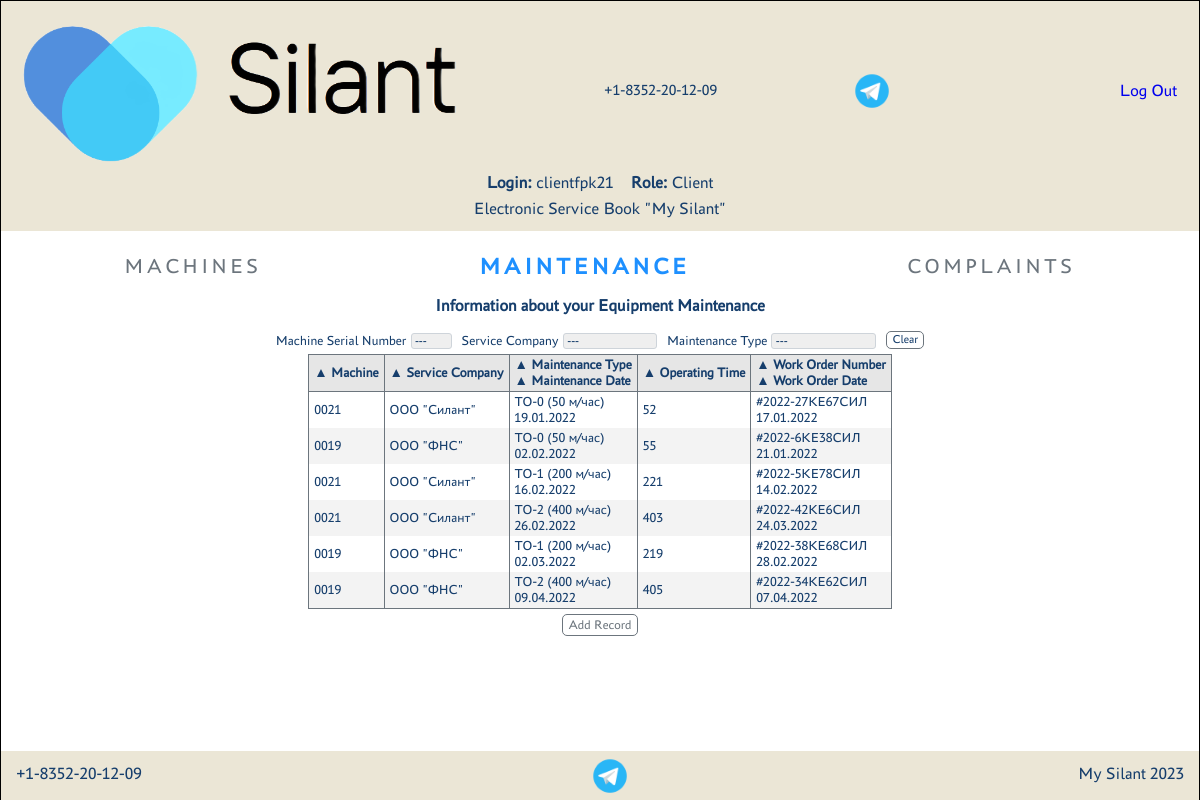
Screenshot of /maintenance (signed in) with the database file from the repository.
### services/models.py (models this page shows, shortened)
class Maintenance(models.Model):
    car = models.ForeignKey(Car, on_delete=models.CASCADE, verbose_name='Car')
    service_company = models.ForeignKey(Service_company, on_delete=models.CASCADE, verbose_name='Service organization')
    type_maintenance = models.ForeignKey(Type_maintenance, on_delete=models.CASCADE, verbose_name='Type TO')
    maintenance_date = models.DateField(verbose_name='Maintenance date')
    operating_time = models.IntegerField(verbose_name='Earning moto/hours')
    order = models.TextField(max_length=50, verbose_name='Work order number')
    order_date = models.DateField(verbose_name='Work order date')
    class Meta:
        verbose_name = 'ТО'
        verbose_name_plural = 'ТО'
        ordering = ['maintenance_date']

class Car(models.Model):
    factory_number = models.TextField(max_length=17, unique=True, db_index=True, verbose_name='Factory number')
    technique_model = models.ForeignKey(Technique_model, on_delete=models.CASCADE, db_index=True, verbose_name='Vehicle model')
    engine_model = models.ForeignKey(Engine_model, on_delete=models.CASCADE, db_index=True, verbose_name='Engine model')
    engine_number = models.TextField(max_length=17, verbose_name='Engine number')
    transmission_model = models.ForeignKey(Transmission_model, on_delete=models.CASCADE, db_index=True, verbose_name='Transmission model')
    transmission_number = models.TextField(max_length=50, verbose_name='Transmission number')
    drive_axle_model = models.ForeignKey(Drive_axle_model, on_delete=models.CASCADE, db_index=True, verbose_name='Drive axle model')
    drive_axle_number = models.TextField(max_length=50, verbose_name='Drive axle number')
    steerable_axle_model = models.ForeignKey(Steerable_axle_model, on_delete=models.CASCADE, db_index=True, verbose_name='Steering axle model')
    steerable_axle_number = models.TextField(max_length=50, verbose_name='Steering axle number')
    supply_contract = models.TextField(max_length=50, blank=True, verbose_name='Delivery agreement No., date.')
    date_of_shipment_from_the_factory = models.DateField(db_index=True, verbose_name='Дата отгрузки с завода')
    consignee = models.TextField(max_length=50, blank=True, verbose_name='Consignee')
    delivery_address = models.TextField(max_length=300, blank=True, verbose_name='Delivery (operation) address')
    equipment = models.TextField(blank=True, verbose_name='Equipment (additional options)')
    client = models.ForeignKey(CustomUser, on_delete=models.CASCADE, null=True, blank=True, verbose_name='Client')
    service_company = models.ForeignKey(Service_company, null=True, on_delete=models.CASCADE, blank=True, verbose_name='Service organization')
    def __str__(self):
        return f'{self.factory_number}'
    class Meta:
        verbose_name = 'Car'
        verbose_name_plural = 'Cars'
        ordering = ['date_of_shipment_from_the_factory']

class Service_company(models.Model):
    user = models.OneToOneField(CustomUser, on_delete=models.CASCADE, verbose_name='Username')
    name = models.TextField(unique=True, verbose_name='Title')
    description = models.TextField(blank=True, verbose_name='Description')
    def __str__(self):
        return f'{self.name}'
    class Meta:
        verbose_name = 'Service company'
        verbose_name_plural = 'Service companies'

class Type_maintenance(models.Model):
    name = models.TextField(verbose_name='Title')
    description = models.TextField(blank=True, verbose_name='Description')
    def __str__(self):
        return f'{self.name}'
    class Meta:
        verbose_name = 'Type TO'
        verbose_name_plural = 'Types TO'

### services/views.py (the view, shortened to what this page needs)
# urls.py: path('maintenance', MaintenanceList.as_view(), name='maintenance'),
class MaintenanceList(PermissionRequiredMixin, ListView):
    permission_required = 'services.view_maintenance'
    model = Maintenance
    template_name = 'maintenance.html'
    context_object_name = 'maintenances'
    def get_context_data(self, *args, **kwargs):
        context = super().get_context_data(*args, **kwargs)
        if self.request.GET.get('clear'):
            self.request.session.pop('order_by2', None)
            self.request.session.pop('tm', None) #type of maintenance
            self.request.session.pop('cr', None) #serial number of the car
            self.request.session.pop('sc', None) #service company for the “TO” table
        if self.request.GET.get('order_by'): self.request.session['order_by2'] = self.request.GET.get('order_by')
        if not 'order_by2' in self.request.session: self.request.session['order_by2'] = 'maintenance_date'
        order_by = self.request.session['order_by2']
        if order_by in ['type_maintenance', 'car', 'service_company']: order_by = order_by+"__name"
        if self.request.GET.get('tm'): self.request.session['tm'] = self.request.GET.get('tm')
        context['tm'] = self.request.session['tm'] if "tm" in self.request.session else '---'
        if self.request.GET.get('cr'): self.request.session['cr'] = self.request.GET.get('cr')
        context['cr'] = self.request.session['cr'] if "cr" in self.request.session else '---'
        if self.request.GET.get('sc'): self.request.session['sc'] = self.request.GET.get('sc')
        context['sc'] = self.request.session['sc'] if "sc" in self.request.session else '---'
        qs = qs_filter = Maintenance.objects.all()
        if "tm" in self.request.session:
            filter = Type_maintenance.objects.get(name=self.request.session['tm']).id
            qs = qs.filter(type_maintenance=filter)
        if "cr" in self.request.session:
            filter = Car.objects.get(factory_number=self.request.session['cr'])
            qs = qs.filter(car=filter)
        if "sc" in self.request.session:
            filter = Service_company.objects.get(name=self.request.session['sc']).id
            qs = qs.filter(service_company=filter)
        if self.request.user.groups.filter(name='admin').exists() or self.request.user.groups.filter(name='manager').exists():
            context['type_maintenance'] = set(qs_filter.values_list('type_maintenance__name', flat=True))
            context['car'] = set(qs_filter.values_list('car__factory_number', flat=True))
            context['service_company'] = set(qs_filter.values_list('service_company__name', flat=True))
            context['maintenances'] = qs.order_by(order_by)
        elif self.request.user.groups.filter(name='client').exists():
            context['type_maintenance'] = set(qs_filter.filter(car__client=self.request.user).values_list('type_maintenance__name', flat=True))
            context['car'] = set(qs_filter.filter(car__client=self.request.user).values_list('car__factory_number', flat=True))
            context['service_company'] = set(qs_filter.filter(car__client=self.request.user).values_list('service_company__name', flat=True))
            context['maintenances'] = qs.filter(car__client=self.request.user).order_by(order_by)
        else:
            context['maintenances'] = []
        return context

### services/templatetags/auth_extras.py (called while the page is built)
@register.filter(name='has_group')
def has_group(user, group_name):
    group = Group.objects.get(name=group_name)
    return True if group in user.groups.all() else False

### services/templates/maintenance.html (shortened to what this page needs)
{% extends 'default.html' %}
{% load auth_extras %}
{% load static %}
{% block content %}
    <div class="div_full_horizontal_content_space_around">
        <a class="button_menu" href="{% url 'info' %}" role="button">Machines</a>
        <a class="button_menu active" href="{% url 'maintenance' %}" role="button">Maintenance</a>
        <a class="button_menu" href="{% url 'complaints' %}" role="button">Complaints</a>
    </div>
    {% if maintenances %}
        <h4 class="center">Information about your Equipment Maintenance</h4>
    {% endif %}
    <div class="left-right-wrap">
        <div class="div_item_filter">
            <span class="select_name">Machine Serial Number</span>
            <select class="select_filter" onchange="window.location.assign('?cr=' + this.value);">
                <option value="{{ cr }}">&nbsp;{{ cr }}&nbsp;</option>
            </select>
        </div>
        <div class="div_item_filter">
            <span class="select_name">Service Company</span>
            <select class="select_filter" onchange="window.location.assign('?sc=' + this.value);">
                <option value="{{ sc }}">&nbsp;{{ sc }}&nbsp;</option>
            </select>
        </div>
        <div class="div_item_filter">
            <span class="select_name">Maintenance Type</span>
            <select class="select_filter" onchange="window.location.assign('?tm=' + this.value);">
                <option value="{{ tm }}">&nbsp;{{ tm }}&nbsp;</option>
            </select>
        </div>
        <div class="div_item_filter">
            <a title="Clear Filters" class="button_reset" href="?clear=clear" role="button">Clear</a>
        </div>
    </div>
    {% if maintenances %}
        <table class="small_font">
        <tr>
            <th><a title="Sort" href="?order_by=car">&#9650; </a>Machine</th>
            <th><a title="Sort" href="?order_by=service_company">&#9650; </a>Service Company</th>
            <th><a title="Sort" href="?order_by=type_maintenance">&#9650; </a>Maintenance Type<br>
                <a title="Sort" href="?order_by=maintenance_date" >&#9650; </a>Maintenance Date</th>
            <th><a title="Sort" href="?order_by=operating_time">&#9650; </a>Operating Time</th>
            <th><a title="Sort" href="?order_by=order">&#9650; </a>Work Order Number<br>
                <a title="Sort" href="?order_by=order_date">&#9650; </a>Work Order Date</th>
        </tr>
        {% for maintenance in maintenances %}
            <tr onclick="window.location.href='/maintenance/{{ maintenance.id }}'; return false" class="table_tr">
                <td class="td_slim">{{ maintenance.car }}</td>
                <td class="td_slim">{{ maintenance.service_company }}</td>
                <td class="td_slim">{{ maintenance.type_maintenance }}<br>
                    {{ maintenance.maintenance_date|date:"d.m.Y" }}</td>
                <td class="td_slim">{{ maintenance.operating_time }}</td>
                <td class="td_slim">{{ maintenance.order }}<br>
                    {{ maintenance.order_date|date:"d.m.Y" }}</td>
            </tr>
        {% endfor %}
        </table>
        <div class="center">
            {% if maintenances %}
                <a class="button slim" href="{% url 'create_maintenance' %}" role="button">Add Record</a>
            {% endif %}
        </div>
    {% endif %}
{% endblock content %}

### services/templates/fragments/username_group.html
{% load auth_extras %}
{% if user.is_authenticated %}
    <div class="center">
        <div><b>Login:</b> {{ user.username }}&emsp;</div>
        <div>
            <b>Role:</b>
            {% if request.user|has_group:"client" %}
                Client
            {% elif request.user|has_group:"service" %}
                Service Company
            {% elif request.user|has_group:"manager" %}
                Manager
            {% elif request.user|has_group:"admin" %}
                Administrator
            {% endif %}
        </div>
    </div>
{% else %}
        <div class="center"><p>You are not authenticated</p></div>
{% endif %}

### static/css/style.css (style rules this page uses)
:root { --silant_black: #163E6C; --silant_red: #D20A11; --silant_beige: #EBE6D6; --silant_grey: #6c757d; --silant_light_grey: #e6e6e6; --silant_cell_grey: #f3f3f3; }
* { margin: 0; padding: 0; }
html { font-family: "PT-Astra-Sans_Regular"; line-height: 1.5; -webkit-text-size-adjust: 100%; -ms-text-size-adjust: 100%; -moz-text-size-adjust: 100%; -ms-overflow-style: scrollbar; -webkit-tap-highlight-color: rgba(0, 0, 0, 0); }
body { height: 100%; font-weight: 400; line-height: 1.5; color: var(--silant_black); }
h1, h2, h3, h4, h5, h6 { margin-top: 0; margin-bottom: 0.5rem; }
a { text-decoration: none !important; }
select { color: var(--silant_black); border: 1px solid #ced4da; border-radius: 0.25rem; }
.select_name { font-size: 0.8em; }
.select_filter { -webkit-appearance: none; appearance: none; padding: 0 5px 0 0; font-size: 0.7em; border-radius: 3px; }
.div_item_filter { width: fit-content; margin: auto 5px; }
.button_reset { border: 1px solid var(--silant_grey); text-decoration: none; border-radius: 5px; color: var(--silant_black); background: transparent; font-size: 0.7em; cursor: pointer; padding: 0 5px 2px 5px; }
table { border-bottom: 1px solid var(--silant_grey); border-top: 1px solid var(--silant_grey); border-collapse: collapse; text-align: left; border-spacing: 0; display: block; overflow-x: auto; max-width: fit-content; margin: auto; }
th { border-bottom: 1px solid var(--silant_grey); background-color: var(--silant_light_grey); padding: 2px 2px; white-space: nowrap; }
table a { text-decoration: none; color: var(--silant_black); }
th,td { padding: 2px 5px; border-right: 1px solid var(--silant_grey); border-left: 1px solid var(--silant_grey); }
.td_slim { max-width: 100px; overflow: hidden; text-overflow: ellipsis; white-space: nowrap; cursor: pointer; }
tr:nth-child(odd) { background: var(--silant_cell_grey); }
.small_font { font-size: 0.8em; }
.center { display: -webkit-flex; display: flex; justify-content: center; text-align: center; }
.left-right-wrap { display: -webkit-flex; display: flex; -webkit-flex-wrap: wrap; flex-wrap: wrap; justify-content: center; margin: 2px 0; }
.button { border: 1px solid var(--silant_grey); display: inline-block; text-decoration: none; border-radius: 5px; color: var(--silant_grey); background: transparent; cursor: pointer; }
.button.slim { padding: 0 5px; margin: 5px; }
.button_menu { color: var(--silant_grey); font-weight: 400; display: inline-block; text-decoration: none; text-transform: uppercase; letter-spacing: .2rem; border: none; padding: 10px 15px; border-radius: 9px; transition: 0.2s; }
.button_menu.active { color: #1e90ff; font-weight: 600; transform: scale(1.1); }
.div_full_horizontal_content_space_around { display: -webkit-flex; display: flex; justify-content: space-around; align-items: center; }

### static/css/mobile.css (style rules this page uses)
html { font-size: 15px; }
.button.slim { font-size: 11px; }

### static/css/760.css (style rules this page uses)
html { font-size: 17px; }
.button.slim { font-size: 13px; }
.button_menu { font-size: 21px; }

### static/css/360.css (style rules this page uses)
html { font-size: 15px; }
.button.slim { font-size: 11px; }
.button_menu { font-size: 16px; }

### static/css/1366.css (style rules this page uses)
html { font-size: 18px; }
.button.slim { font-size: 14px; }
.button_menu { font-size: 22px; }

### static/css/1536.css (style rules this page uses)
html { font-size: 19px; }
.button.slim { font-size: 15px; }
.button_menu { font-size: 23px; }

### rows the page displays
Maintenance: car "0021", service_company "ООО \"Силант\"", type_maintenance "ТО-0 (50 м/час)", maintenance_date "19.01.2022", operating_time "52", order "#2022-27КЕ67СИЛ", order_date "17.01.2022"
Maintenance: car "0019", service_company "ООО \"ФНС\"", type_maintenance "ТО-0 (50 м/час)", maintenance_date "02.02.2022", operating_time "55", order "#2022-6КЕ38СИЛ", order_date "21.01.2022"
Maintenance: car "0021", service_company "ООО \"Силант\"", type_maintenance "ТО-1 (200 м/час)", maintenance_date "16.02.2022", operating_time "221", order "#2022-5КЕ78СИЛ", order_date "14.02.2022"
Maintenance: car "0021", service_company "ООО \"Силант\"", type_maintenance "ТО-2 (400 м/час)", maintenance_date "26.02.2022", operating_time "403", order "#2022-42КЕ6СИЛ", order_date "24.03.2022"
Maintenance: car "0019", service_company "ООО \"ФНС\"", type_maintenance "ТО-1 (200 м/час)", maintenance_date "02.03.2022", operating_time "219", order "#2022-38КЕ68СИЛ", order_date "28.02.2022"
Maintenance: car "0019", service_company "ООО \"ФНС\"", type_maintenance "ТО-2 (400 м/час)", maintenance_date "09.04.2022", operating_time "405", order "#2022-34КЕ62СИЛ", order_date "07.04.2022"

### other values shown
{{ user.username }} "clientfpk21"
